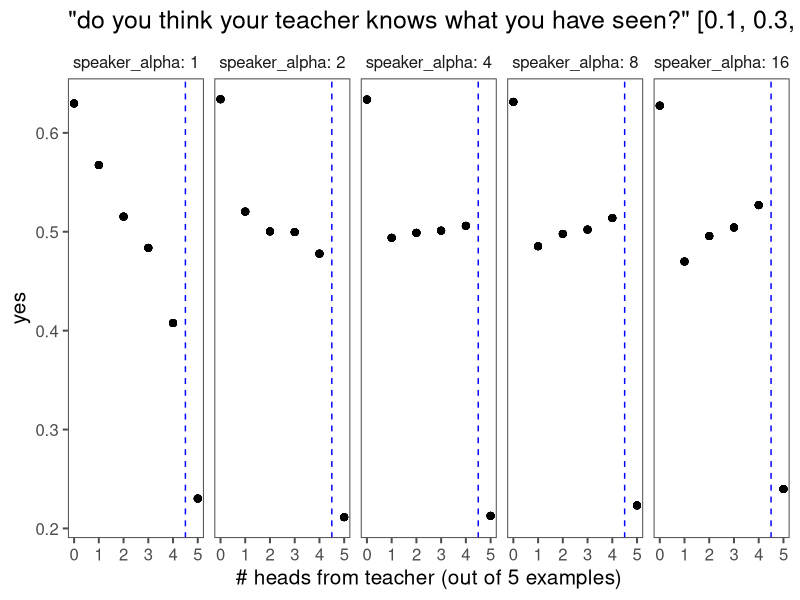
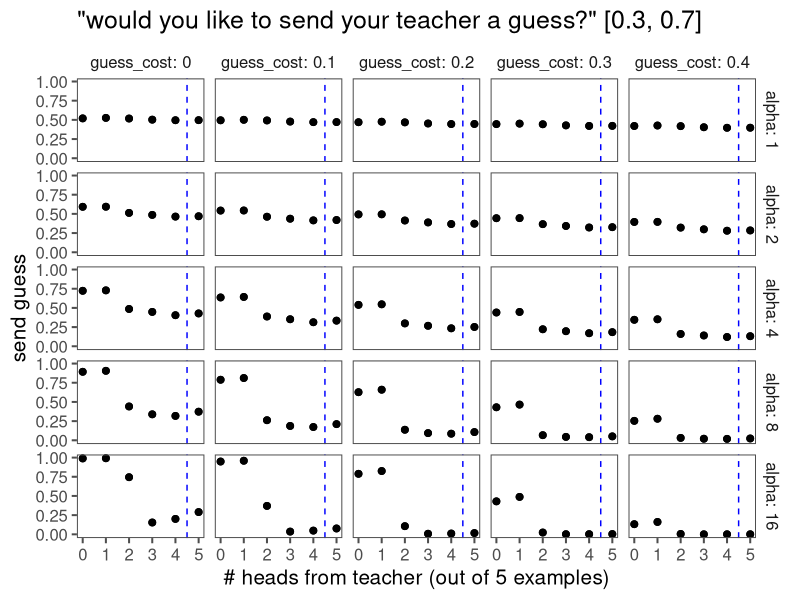
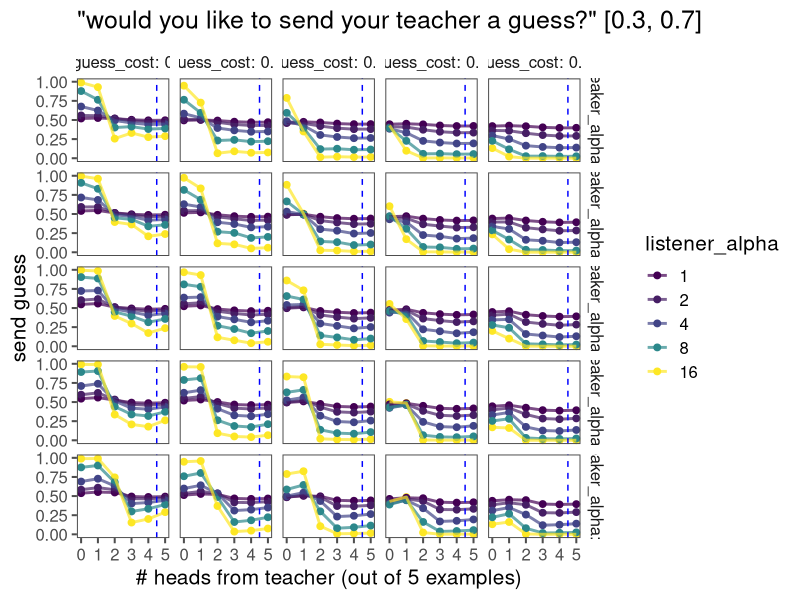
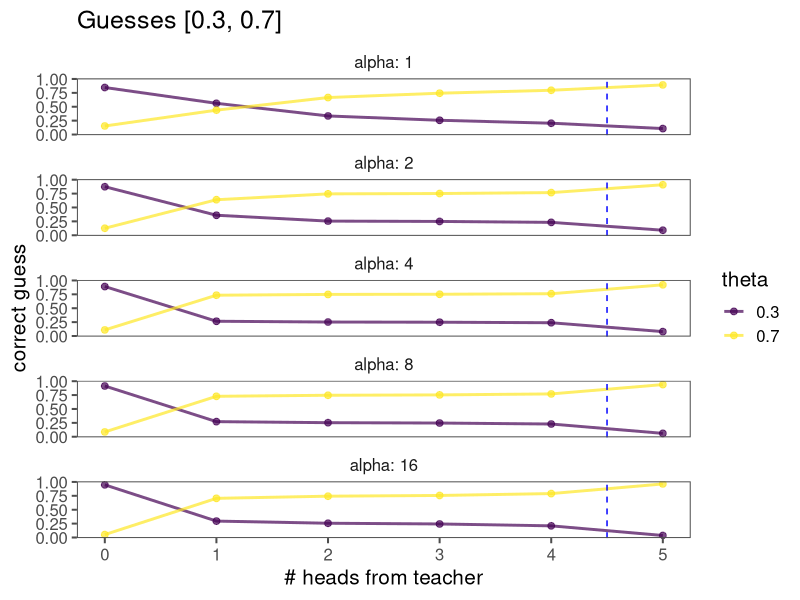

Generate these figures, in order, with R:
library(here)
library(tidyverse)
library(ggthemes)

theme_set(theme_few(base_size = 15))

n.ex.teacher = 5

d.model <- read.csv(here("model/learner/output/combined_0.3_0.7_no_MAP.csv")) %>% 
  filter(student_a == 9) %>% 
  mutate(
    examples_a = ifelse(student_a == 9, first_examples_a, n.ex.teacher - first_examples_a), 
    examples_b = ifelse(student_a == 9, first_examples_b, n.ex.teacher - first_examples_b), 
    theta = ifelse(student_a == 9, theta, 1 - theta) 
  ) %>% 
  rename(feedback = feedback_choice) %>% 
  select(c(speaker_alpha, listener_alpha, guess_cost, theta, examples_a, examples_b, teacher_knowledge, feedback, first_guess))

ggplot(data = d.model %>% filter(guess_cost == 0), aes(x = examples_a, y = teacher_knowledge)) +
  geom_point(size = 2) +
  geom_vline(xintercept = 0.9 * 5, color = 'blue', linetype = "dashed") + 
  facet_wrap(~speaker_alpha, ncol = length(unique(d.model$speaker_alpha)), labeller = labeller(.rows = label_both)) + 
  labs(x = "# heads from teacher (out of 5 examples)", y = "yes", title = "\"do you think your teacher knows what you have seen?\" [0.1, 0.3, 0.7, 0.9]")

ggplot(data = d.model %>% filter(speaker_alpha == listener_alpha) %>% rename(alpha = speaker_alpha), aes(x = examples_a, y = feedback)) +
  geom_point(size = 2) +
  geom_vline(xintercept = 0.9 * 5, color = 'blue', linetype = "dashed") + 
  facet_grid(alpha ~ guess_cost, labeller = labeller(.rows = label_both, .cols = label_both)) + 
  labs(x = "# heads from teacher (out of 5 examples)", y = "send guess", title = "\"would you like to send your teacher a guess?\" [0.3, 0.7]")

ggplot(data = d.model %>% filter(theta == 0.3), aes(x = examples_a, y = feedback, col = listener_alpha, group = listener_alpha)) +
  geom_point(size = 2) +
  geom_path(size = 1, alpha = 0.7) + 
  geom_vline(xintercept = 0.9 * 5, color = 'blue', linetype = "dashed") + 
  scale_color_viridis_c(guide = "legend", breaks = c(1, 2, 4, 8, 16)) +
  facet_grid(speaker_alpha ~ guess_cost, labeller = labeller(.rows = label_both, .cols = label_both)) + 
  labs(x = "# heads from teacher (out of 5 examples)", y = "send guess", title = "\"would you like to send your teacher a guess?\" [0.3, 0.7]")

ggplot(data = d.model %>% filter(speaker_alpha == listener_alpha, guess_cost == 0) %>% rename(alpha = speaker_alpha), aes(x = examples_a, y = first_guess, col = theta, group = theta)) + 
  geom_point(size = 2, alpha = 0.7) + 
  geom_path(size = 1, alpha = 0.7) + 
  geom_vline(xintercept = 0.9 * 5, color = 'blue', linetype = "dashed") + 
  scale_color_viridis_c(guide = "legend", breaks = c(0.1, 0.3, 0.7, 0.9)) +
  facet_wrap(~alpha, ncol = 1, labeller = labeller(.rows = label_both)) + 
  labs(x = "# heads from teacher", y = "correct guess", title = "Guesses [0.3, 0.7]")

